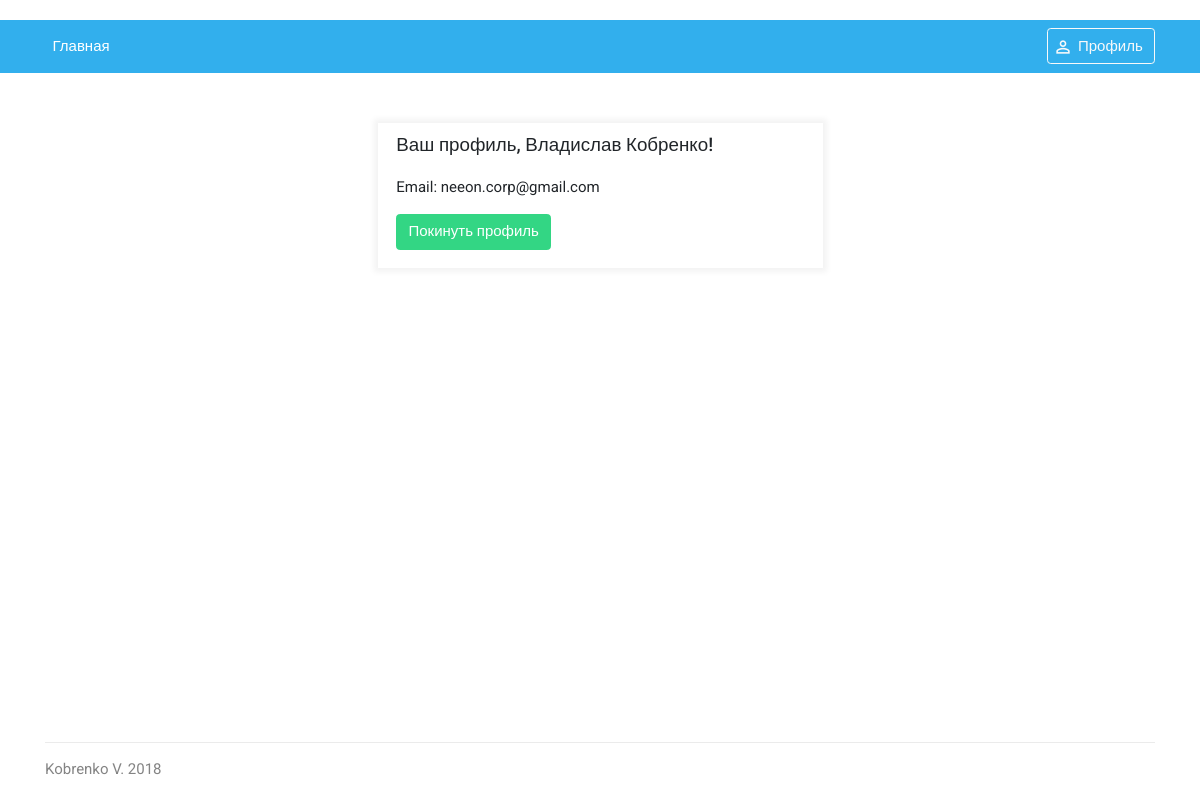
Before: /account (signed in) with the older database file.
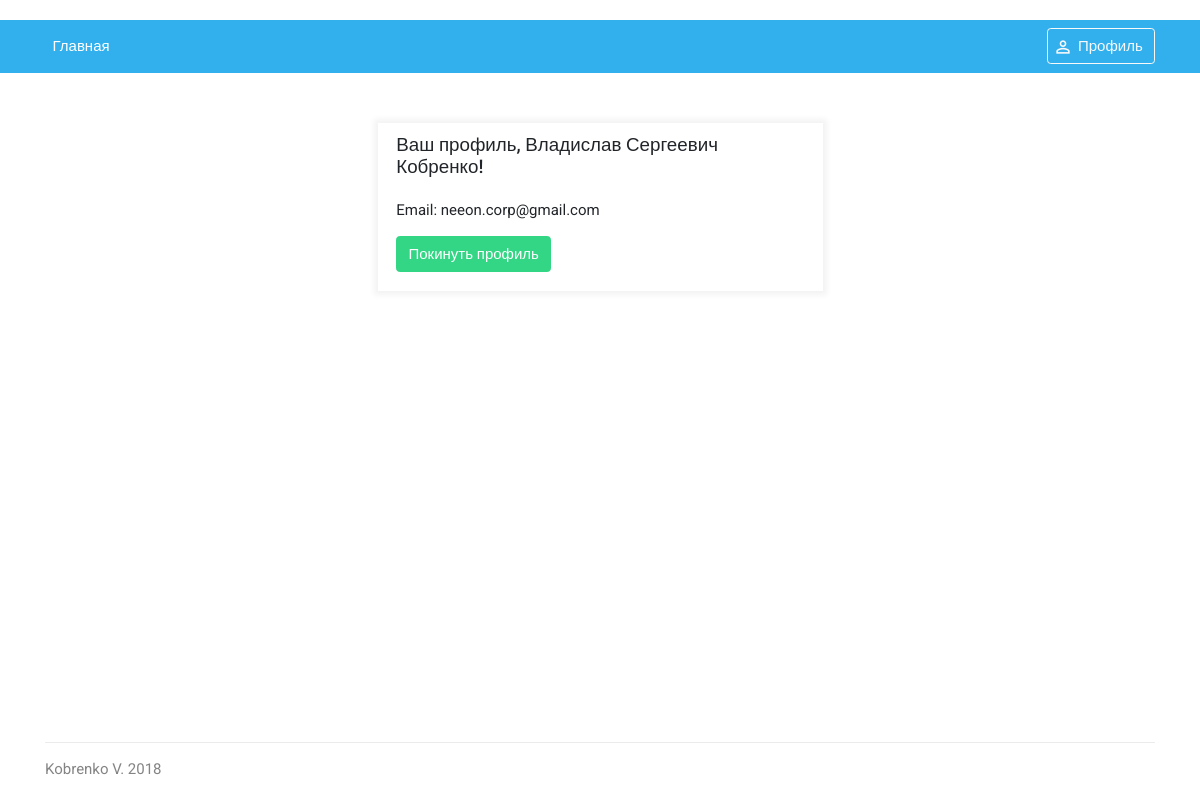
After: the same page with the newer database file.
### tables this page shows
CREATE TABLE `users` (
  `id` int(11) NOT NULL,
  `email` varchar(55) NOT NULL,
  `login` varchar(20) NOT NULL,
  `password` varchar(60) NOT NULL,
  `name` varchar(50) NOT NULL,
  `year_birth` int(4) NOT NULL,
  `month_birth` int(2) NOT NULL,
  `day_birth` int(2) NOT NULL,
  `timestamp_registration` int(15) DEFAULT NULL,
  `id_country` int(11) NOT NULL
);

### config/routes.php (called while the page is built)
<?php
return $routes = [
    ''                  => 'App/index',
    '404'               => 'App/page404',
    'login'             => 'User/PageLogin',
    'registration'      => 'User/PageRegistration',
    'account'           => 'Account/index',
    'account/logout'    => 'Account/logout',
    'ajax/registration' => 'User/ajaxRegistration',
    'ajax/login'        => 'User/ajaxLogin',
];

### classes/Autoload.php (called while the page is built, shortened)
<?php
spl_autoload_register(function ($class) {
    $paths = [
        ROOT.'/classes/',
        ROOT.'/models/',
    ];
    foreach ($paths as $path) {
        $fileClass = $path . $class . '.php';
        if(file_exists($fileClass)) {
            break;
        }
    }
});

### classes/App.php (called while the page is built, shortened)
<?php
class App
{
    public static function getDirUrl()
    {
        $file = explode('/', $_SERVER['PHP_SELF']);
        $file = end($file);
        $path = str_replace($file, '', $_SERVER['PHP_SELF']);
        $path = trim($path, '/');
        return $path;
    }
}

### models/User.php (called while the page is built, shortened)
<?php
class User
{
    public static function isGuest()
    {
        if (isset($_SESSION['user']['id']) && $_SESSION['user']['id'] > 0) {
            return false;
        }
        return true;
    }
    public static function getUserById($id)
    {
        $db    = Db::getConnection();
        $query = $db->prepare('SELECT
                                         users.name,
                                         users.email,
                                         users.login,
                                         users.year_birth,
                                         users.month_birth,
                                         users.day_birth,
                                         users.id_country,
                                         countries.name as country_name
                                         FROM users
                                         LEFT JOIN countries ON users.id_country = countries.id
                                         WHERE users.id = :id');
        $query->execute(['id' => $id]);
        $result = $query->fetch();
        return $result;
    }
}

### controllers/AccountController.php (called while the page is built, shortened)
<?php
class AccountController extends App
{
    public function actionIndex()
    {
        $userId = User::getId();
        $user = User::getUserById($userId);
        include_once ROOT . '/views/account/index.php';
    }
}

### index.php (called while the page is built, shortened)
<?php
require_once (ROOT . '/classes/Autoload.php');
new Router();
?>

### views/account/index.php (the view)
<?php include(ROOT . '/views/layouts/header.php') ?>
    <section id="account">
        <div class="container">
            <div class="row">
                <div class="col-md-5 account">
                    <div class="card">
                        <h5 class="card-header">Ваш
                            профиль, <?php echo $user['name'] ?>!</h5>
                        <div class="card-body">
                            <p>Email: <?php echo $user['email'] ?></p>
                            <a href="./account/logout">
                                <button class="btn btn-success">Покинуть профиль</button>
                            </a>
                        </div>
                    </div>
                </div>
            </div>
        </div>
    </section>
<?php include(ROOT . '/views/layouts/footer.php') ?>

### classes/Router.php (shortened to what this page needs)
<?php
class Router
{
    private $routes = [];
    public function __construct()
    {
        $this->routes = require_once(ROOT.'/config/routes.php');
        $this->run();
    }
    private function getUri()
    {
        $uri = $_SERVER['REQUEST_URI'];
        $uri = trim($uri, '/');
        $uri = explode('?', $uri)[0];
        $pathApp =  App::getDirUrl();
        $uri = str_replace($pathApp, '', $uri);
        $uri = trim($uri, '/');
        return $uri;
    }
    private function run()
    {
        $uri = $this->getUri();
        foreach ($this->routes as $router => $path) {
            if (preg_match('~^' . $router . '$~', $uri)) {
                $routerData = preg_replace('~^' . $router . '$~',
                    $path, $uri);
                $routerData = explode('/', $routerData);
                $controllerName = ucfirst($routerData[0]) . 'Controller';
                array_shift($routerData);
                $actionName = 'action' . ucfirst($routerData[0]);
                array_shift($routerData);
                $actionArgs = $routerData;
                $controllerPath = ROOT . '/controllers/' . $controllerName . '.php';
                if(file_exists($controllerPath)) {
                    $contrllerObj = new $controllerName();
                    if(method_exists($contrllerObj, $actionName)) {
                        call_user_func_array([$contrllerObj, $actionName], $actionArgs);
                    } else echo 'Action не найден';
                } else echo 'Controller не найден';
                break;
            }
        }
    }
}

### views/layouts/header.php (shortened to what this page needs)
<!doctype html>
<html lang="ru">
<head>
    <link rel="stylesheet"
          href="https://maxcdn.bootstrapcdn.com/bootstrap/4.0.0/css/bootstrap.min.css">
    <link rel="stylesheet" href="./template/libs/gijgo/css/gijgo.min.css">
    <link rel="stylesheet" href="./template/styles/style.css">
</head>
<body>
<div id="wrapper">
    <header>
        <nav class="navbar navbar-expand-lg">
            <div class="container">
                <div class="collapse navbar-collapse" id="navbarColor03">
                    <ul class="navbar-nav mr-auto">
                        <li class="nav-item">
                            <a class="nav-link" href="./">Главная</a>
                        </li>
                    </ul>
                    <div class="form-inline my-2 my-lg-0 form-right">
                        <?php if (self::$isGuest) { ?>
                            <a href="./login">
                                <button type="button"
                                        class="btn btn-outline-light"><i
                                            class="material-icons">perm_identity</i>
                                    Войти
                                </button>
                            </a>
                        <?php } else { ?>
                            <a href="./account">
                                <button type="button"
                                        class="btn btn-outline-light"><i
                                            class="material-icons">perm_identity</i>
                                    Профиль
                                </button>
                            </a>
                        <?php } ?>
                    </div>
                </div>
            </div>
        </nav>
    </header>
    <div id="content">

### views/layouts/footer.php (shortened to what this page needs)
</div>
<footer>
    <div class="container">
        <hr>
        <p class="author">
            Kobrenko V. 2018
        </p>
    </div>
</footer>
</div>
</body>
</html>

### template/styles/style.css (style rules this page uses)
html,body { font-family:'Roboto',sans-serif;font-size:15px;height:100%;width:100% }
#wrapper { display:table;height:100%;width:100% }
#content { display:table-row;height:100% }
a { transition:.2s;color:#179cde }
header { margin-top:20px;margin-bottom:50px }
header nav { background:#32afed }
header nav ul { font-size:15px }
header nav ul li { margin:0 10px }
header nav ul li:first-child { margin-left:0 }
header nav ul li a { position:relative;color:#fff }
header nav ul li a:after { content:' ';position:absolute;width:90%;height:1.6px;background:#fff;bottom:5px;left:5%;opacity:0;transition:.5s }
header nav .form-right button { position:relative;padding-left:30px }
header nav .form-right button i { position:absolute;left:5px;font-size:20px;top:8px }
.card { border:0;border-radius:0;box-shadow:0 0 6px 4px rgba(0,0,0,.05) }
.card .card-header { background:0;border:0;padding-bottom:5px }
.card .card-body { padding-top:15px }
section#account .account { margin:auto }
footer { margin-bottom:20px;margin-top:35px }
footer hr { border-top:1px solid rgba(0,0,0,.08) }
footer p.author { margin:0;color:rgba(10,10,10,.5) }
.btn-success { background-color:#33d684;border-color:#33d684 }

Changed rows visible on the page:
changed users "neeon.corp@gmail.com": name "Владислав Кобренко" → "Владислав Сергеевич Кобренко"
